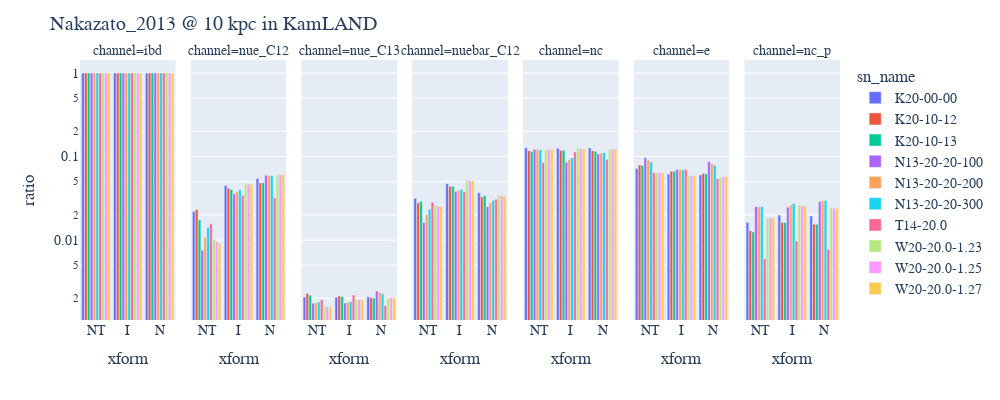

The notebook cell this image was saved under:
### Code cell
bars = px.bar(events, x='xform', y='ratio', 
              color='sn_name', barmode='group',
              facet_col='channel', 
              category_orders={"mass": [13, 20, 30, 50],
                               "metal": [0.02, 0.004]},
              log_y=True)
bars.layout.bargroupgap = 0.2
bars.layout.font = dict(size=14, family="Times New Roman")
bars.layout.bargap = 0.1
bars.layout.bargroupgap = 0.05
bars.layout.width = 1000
bars.layout.height = 400
bars.layout.title = f'Nakazato_2013 @ 10 kpc in KamLAND'
bars

### Figure 1 — Plotly figure (JSON) as saved in the notebook; plotly's stock layout.template omitted (floating-point values rounded to 4 significant figures)
{"data": [{"alignmentgroup": "True", "hovertemplate": "sn_name=K20-00-00<br>channel=ibd<br>xform=%{x}<br>ratio=%{y}<extra></extra>", "legendgroup": "K20-00-00", "marker": {"color": "#636efa", "pattern": {"shape": ""}}, "name": "K20-00-00", "offsetgroup": "K20-00-00", "orientation": "v", "showlegend": true, "textposition": "auto", "type": "bar", "x": ["NT", "I", "N"], "xaxis": "x", "y": [1, 1, 1], "yaxis": "y"}, {"alignmentgroup": "True", "hovertemplate": "sn_name=K20-00-00<br>channel=nue_C12<br>xform=%{x}<br>ratio=%{y}<extra></extra>", "legendgroup": "K20-00-00", "marker": {"color": "#636efa", "pattern": {"shape": ""}}, "name": "K20-00-00", "offsetgroup": "K20-00-00", "orientation": "v", "showlegend": false, "textposition": "auto", "type": "bar", "x": ["NT", "I", "N"], "xaxis": "x2", "y": [0.02198, 0.04492, 0.0546], "yaxis": "y2"}, {"alignmentgroup": "True", "hovertemplate": "sn_name=K20-00-00<br>channel=nue_C13<br>xform=%{x}<br>ratio=%{y}<extra></extra>", "legendgroup": "K20-00-00", "marker": {"color": "#636efa", "pattern": {"shape": ""}}, "name": "K20-00-00", "offsetgroup": "K20-00-00", "orientation": "v", "showlegend": false, "textposition": "auto", "type": "bar", "x": ["NT", "I", "N"], "xaxis": "x3", "y": [0.002082, 0.002064, 0.002091], "yaxis": "y3"}, {"alignmentgroup": "True", "hovertemplate": "sn_name=K20-00-00<br>channel=nuebar_C12<br>xform=%{x}<br>ratio=%{y}<extra></extra>", "legendgroup": "K20-00-00", "marker": {"color": "#636efa", "pattern": {"shape": ""}}, "name": "K20-00-00", "offsetgroup": "K20-00-00", "orientation": "v", "showlegend": false, "textposition": "auto", "type": "bar", "x": ["NT", "I", "N"], "xaxis": "x4", "y": [0.03162, 0.04728, 0.03679], "yaxis": "y4"}, {"alignmentgroup": "True", "hovertemplate": "sn_name=K20-00-00<br>channel=nc<br>xform=%{x}<br>ratio=%{y}<extra></extra>", "legendgroup": "K20-00-00", "marker": {"color": "#636efa", "pattern": {"shape": ""}}, "name": "K20-00-00", "offsetgroup": "K20-00-00", "orientation": "v", "showlegend": false, "textposition": "auto", "type": "bar", "x": ["NT", "I", "N"], "xaxis": "x5", "y": [0.1274, 0.1254, 0.1267], "yaxis": "y5"}, {"alignmentgroup": "True", "hovertemplate": "sn_name=K20-00-00<br>channel=e<br>xform=%{x}<br>ratio=%{y}<extra></extra>", "legendgroup": "K20-00-00", "marker": {"color": "#636efa", "pattern": {"shape": ""}}, "name": "K20-00-00", "offsetgroup": "K20-00-00", "orientation": "v", "showlegend": false, "textposition": "auto", "type": "bar", "x": ["NT", "I", "N"], "xaxis": "x6", "y": [0.07181, 0.06177, 0.06018], "yaxis": "y6"}, {"alignmentgroup": "True", "hovertemplate": "sn_name=K20-00-00<br>channel=nc_p<br>xform=%{x}<br>ratio=%{y}<extra></extra>", "legendgroup": "K20-00-00", "marker": {"color": "#636efa", "pattern": {"shape": ""}}, "name": "K20-00-00", "offsetgroup": "K20-00-00", "orientation": "v", "showlegend": false, "textposition": "auto", "type": "bar", "x": ["NT", "I", "N"], "xaxis": "x7", "y": [0.0162, 0.01991, 0.01944], "yaxis": "y7"}, {"alignmentgroup": "True", "hovertemplate": "sn_name=K20-10-12<br>channel=ibd<br>xform=%{x}<br>ratio=%{y}<extra></extra>", "legendgroup": "K20-10-12", "marker": {"color": "#EF553B", "pattern": {"shape": ""}}, "name": "K20-10-12", "offsetgroup": "K20-10-12", "orientation": "v", "showlegend": true, "textposition": "auto", "type": "bar", "x": ["NT", "I", "N"], "xaxis": "x", "y": [1, 1, 1], "yaxis": "y"}, {"alignmentgroup": "True", "hovertemplate": "sn_name=K20-10-12<br>channel=nue_C12<br>xform=%{x}<br>ratio=%{y}<extra></extra>", "legendgroup": "K20-10-12", "marker": {"color": "#EF553B", "pattern": {"shape": ""}}, "name": "K20-10-12", "offsetgroup": "K20-10-12", "orientation": "v", "showlegend": false, "textposition": "auto", "type": "bar", "x": ["NT", "I", "N"], "xaxis": "x2", "y": [0.02326, 0.04166, 0.04839], "yaxis": "y2"}, {"alignmentgroup": "True", "hovertemplate": "sn_name=K20-10-12<br>channel=nue_C13<br>xform=%{x}<br>ratio=%{y}<extra></extra>", "legendgroup": "K20-10-12", "marker": {"color": "#EF553B", "pattern": {"shape": ""}}, "name": "K20-10-12", "offsetgroup": "K20-10-12", "orientation": "v", "showlegend": false, "textposition": "auto", "type": "bar", "x": ["NT", "I", "N"], "xaxis": "x3", "y": [0.002301, 0.002136, 0.002046], "yaxis": "y3"}, {"alignmentgroup": "True", "hovertemplate": "sn_name=K20-10-12<br>channel=nuebar_C12<br>xform=%{x}<br>ratio=%{y}<extra></extra>", "legendgroup": "K20-10-12", "marker": {"color": "#EF553B", "pattern": {"shape": ""}}, "name": "K20-10-12", "offsetgroup": "K20-10-12", "orientation": "v", "showlegend": false, "textposition": "auto", "type": "bar", "x": ["NT", "I", "N"], "xaxis": "x4", "y": [0.0278, 0.04365, 0.03294], "yaxis": "y4"}, {"alignmentgroup": "True", "hovertemplate": "sn_name=K20-10-12<br>channel=nc<br>xform=%{x}<br>ratio=%{y}<extra></extra>", "legendgroup": "K20-10-12", "marker": {"color": "#EF553B", "pattern": {"shape": ""}}, "name": "K20-10-12", "offsetgroup": "K20-10-12", "orientation": "v", "showlegend": false, "textposition": "auto", "type": "bar", "x": ["NT", "I", "N"], "xaxis": "x5", "y": [0.1173, 0.1186, 0.1177], "yaxis": "y5"}, {"alignmentgroup": "True", "hovertemplate": "sn_name=K20-10-12<br>channel=e<br>xform=%{x}<br>ratio=%{y}<extra></extra>", "legendgroup": "K20-10-12", "marker": {"color": "#EF553B", "pattern": {"shape": ""}}, "name": "K20-10-12", "offsetgroup": "K20-10-12", "orientation": "v", "showlegend": false, "textposition": "auto", "type": "bar", "x": ["NT", "I", "N"], "xaxis": "x6", "y": [0.07912, 0.0667, 0.06276], "yaxis": "y6"}, {"alignmentgroup": "True", "hovertemplate": "sn_name=K20-10-12<br>channel=nc_p<br>xform=%{x}<br>ratio=%{y}<extra></extra>", "legendgroup": "K20-10-12", "marker": {"color": "#EF553B", "pattern": {"shape": ""}}, "name": "K20-10-12", "offsetgroup": "K20-10-12", "orientation": "v", "showlegend": false, "textposition": "auto", "type": "bar", "x": ["NT", "I", "N"], "xaxis": "x7", "y": [0.01295, 0.01625, 0.01546], "yaxis": "y7"}, {"alignmentgroup": "True", "hovertemplate": "sn_name=K20-10-13<br>channel=ibd<br>xform=%{x}<br>ratio=%{y}<extra></extra>", "legendgroup": "K20-10-13", "marker": {"color": "#00cc96", "pattern": {"shape": ""}}, "name": "K20-10-13", "offsetgroup": "K20-10-13", "orientation": "v", "showlegend": true, "textposition": "auto", "type": "bar", "x": ["NT", "I", "N"], "xaxis": "x", "y": [1, 1, 1], "yaxis": "y"}, {"alignmentgroup": "True", "hovertemplate": "sn_name=K20-10-13<br>channel=nue_C12<br>xform=%{x}<br>ratio=%{y}<extra></extra>", "legendgroup": "K20-10-13", "marker": {"color": "#00cc96", "pattern": {"shape": ""}}, "name": "K20-10-13", "offsetgroup": "K20-10-13", "orientation": "v", "showlegend": false, "textposition": "auto", "type": "bar", "x": ["NT", "I", "N"], "xaxis": "x2", "y": [0.01736, 0.04036, 0.0484], "yaxis": "y2"}, {"alignmentgroup": "True", "hovertemplate": "sn_name=K20-10-13<br>channel=nue_C13<br>xform=%{x}<br>ratio=%{y}<extra></extra>", "legendgroup": "K20-10-13", "marker": {"color": "#00cc96", "pattern": {"shape": ""}}, "name": "K20-10-13", "offsetgroup": "K20-10-13", "orientation": "v", "showlegend": false, "textposition": "auto", "type": "bar", "x": ["NT", "I", "N"], "xaxis": "x3", "y": [0.002191, 0.002112, 0.002027], "yaxis": "y3"}, {"alignmentgroup": "True", "hovertemplate": "sn_name=K20-10-13<br>channel=nuebar_C12<br>xform=%{x}<br>ratio=%{y}<extra></extra>", "legendgroup": "K20-10-13", "marker": {"color": "#00cc96", "pattern": {"shape": ""}}, "name": "K20-10-13", "offsetgroup": "K20-10-13", "orientation": "v", "showlegend": false, "textposition": "auto", "type": "bar", "x": ["NT", "I", "N"], "xaxis": "x4", "y": [0.02921, 0.04406, 0.03398], "yaxis": "y4"}, {"alignmentgroup": "True", "hovertemplate": "sn_name=K20-10-13<br>channel=nc<br>xform=%{x}<br>ratio=%{y}<extra></extra>", "legendgroup": "K20-10-13", "marker": {"color": "#00cc96", "pattern": {"shape": ""}}, "name": "K20-10-13", "offsetgroup": "K20-10-13", "orientation": "v", "showlegend": false, "textposition": "auto", "type": "bar", "x": ["NT", "I", "N"], "xaxis": "x5", "y": [0.1151, 0.1179, 0.116], "yaxis": "y5"}, {"alignmentgroup": "True", "hovertemplate": "sn_name=K20-10-13<br>channel=e<br>xform=%{x}<br>ratio=%{y}<extra></extra>", "legendgroup": "K20-10-13", "marker": {"color": "#00cc96", "pattern": {"shape": ""}}, "name": "K20-10-13", "offsetgroup": "K20-10-13", "orientation": "v", "showlegend": false, "textposition": "auto", "type": "bar", "x": ["NT", "I", "N"], "xaxis": "x6", "y": [0.07815, 0.0666, 0.06203], "yaxis": "y6"}, {"alignmentgroup": "True", "hovertemplate": "sn_name=K20-10-13<br>channel=nc_p<br>xform=%{x}<br>ratio=%{y}<extra></extra>", "legendgroup": "K20-10-13", "marker": {"color": "#00cc96", "pattern": {"shape": ""}}, "name": "K20-10-13", "offsetgroup": "K20-10-13", "orientation": "v", "showlegend": false, "textposition": "auto", "type": "bar", "x": ["NT", "I", "N"], "xaxis": "x7", "y": [0.01252, 0.01624, 0.01549], "yaxis": "y7"}, {"alignmentgroup": "True", "hovertemplate": "sn_name=N13-20-20-100<br>channel=ibd<br>xform=%{x}<br>ratio=%{y}<extra></extra>", "legendgroup": "N13-20-20-100", "marker": {"color": "#ab63fa", "pattern": {"shape": ""}}, "name": "N13-20-20-100", "offsetgroup": "N13-20-20-100", "orientation": "v", "showlegend": true, "textposition": "auto", "type": "bar", "x": ["NT", "I", "N"], "xaxis": "x", "y": [1, 1, 1], "yaxis": "y"}, {"alignmentgroup": "True", "hovertemplate": "sn_name=N13-20-20-100<br>channel=nue_C12<br>xform=%{x}<br>ratio=%{y}<extra></extra>", "legendgroup": "N13-20-20-100", "marker": {"color": "#ab63fa", "pattern": {"shape": ""}}, "name": "N13-20-20-100", "offsetgroup": "N13-20-20-100", "orientation": "v", "showlegend": false, "textposition": "auto", "type": "bar", "x": ["NT", "I", "N"], "xaxis": "x2", "y": [0.007547, 0.03574, 0.05958], "yaxis": "y2"}, {"alignmentgroup": "True", "hovertemplate": "sn_name=N13-20-20-100<br>channel=nue_C13<br>xform=%{x}<br>ratio=%{y}<extra></extra>", "legendgroup": "N13-20-20-100", "marker": {"color": "#ab63fa", "pattern": {"shape": ""}}, "name": "N13-20-20-100", "offsetgroup": "N13-20-20-100", "orientation": "v", "showlegend": false, "textposition": "auto", "type": "bar", "x": ["NT", "I", "N"], "xaxis": "x3", "y": [0.001756, 0.001763, 0.002464], "yaxis": "y3"}, {"alignmentgroup": "True", "hovertemplate": "sn_name=N13-20-20-100<br>channel=nuebar_C12<br>xform=%{x}<br>ratio=%{y}<extra></extra>", "legendgroup": "N13-20-20-100", "marker": {"color": "#ab63fa", "pattern": {"shape": ""}}, "name": "N13-20-20-100", "offsetgroup": "N13-20-20-100", "orientation": "v", "showlegend": false, "textposition": "auto", "type": "bar", "x": ["NT", "I", "N"], "xaxis": "x4", "y": [0.01618, 0.03807, 0.02512], "yaxis": "y4"}, {"alignmentgroup": "True", "hovertemplate": "sn_name=N13-20-20-100<br>channel=nc<br>xform=%{x}<br>ratio=%{y}<extra></extra>", "legendgroup": "N13-20-20-100", "marker": {"color": "#ab63fa", "pattern": {"shape": ""}}, "name": "N13-20-20-100", "offsetgroup": "N13-20-20-100", "orientation": "v", "showlegend": false, "textposition": "auto", "type": "bar", "x": ["NT", "I", "N"], "xaxis": "x5", "y": [0.1219, 0.08563, 0.1071], "yaxis": "y5"}, {"alignmentgroup": "True", "hovertemplate": "sn_name=N13-20-20-100<br>channel=e<br>xform=%{x}<br>ratio=%{y}<extra></extra>", "legendgroup": "N13-20-20-100", "marker": {"color": "#ab63fa", "pattern": {"shape": ""}}, "name": "N13-20-20-100", "offsetgroup": "N13-20-20-100", "orientation": "v", "showlegend": false, "textposition": "auto", "type": "bar", "x": ["NT", "I", "N"], "xaxis": "x6", "y": [0.09674, 0.06992, 0.08637], "yaxis": "y6"}, {"alignmentgroup": "True", "hovertemplate": "sn_name=N13-20-20-100<br>channel=nc_p<br>xform=%{x}<br>ratio=%{y}<extra></extra>", "legendgroup": "N13-20-20-100", "marker": {"color": "#ab63fa", "pattern": {"shape": ""}}, "name": "N13-20-20-100", "offsetgroup": "N13-20-20-100", "orientation": "v", "showlegend": false, "textposition": "auto", "type": "bar", "x": ["NT", "I", "N"], "xaxis": "x7", "y": [0.02514, 0.02478, 0.02901], "yaxis": "y7"}, {"alignmentgroup": "True", "hovertemplate": "sn_name=N13-20-20-200<br>channel=ibd<br>xform=%{x}<br>ratio=%{y}<extra></extra>", "legendgroup": "N13-20-20-200", "marker": {"color": "#FFA15A", "pattern": {"shape": ""}}, "name": "N13-20-20-200", "offsetgroup": "N13-20-20-200", "orientation": "v", "showlegend": true, "textposition": "auto", "type": "bar", "x": ["NT", "I", "N"], "xaxis": "x", "y": [1, 1, 1], "yaxis": "y"}, {"alignmentgroup": "True", "hovertemplate": "sn_name=N13-20-20-200<br>channel=nue_C12<br>xform=%{x}<br>ratio=%{y}<extra></extra>", "legendgroup": "N13-20-20-200", "marker": {"color": "#FFA15A", "pattern": {"shape": ""}}, "name": "N13-20-20-200", "offsetgroup": "N13-20-20-200", "orientation": "v", "showlegend": false, "textposition": "auto", "type": "bar", "x": ["NT", "I", "N"], "xaxis": "x2", "y": [0.0107, 0.03801, 0.0595], "yaxis": "y2"}, {"alignmentgroup": "True", "hovertemplate": "sn_name=N13-20-20-200<br>channel=nue_C13<br>xform=%{x}<br>ratio=%{y}<extra></extra>", "legendgroup": "N13-20-20-200", "marker": {"color": "#FFA15A", "pattern": {"shape": ""}}, "name": "N13-20-20-200", "offsetgroup": "N13-20-20-200", "orientation": "v", "showlegend": false, "textposition": "auto", "type": "bar", "x": ["NT", "I", "N"], "xaxis": "x3", "y": [0.00178, 0.001799, 0.002366], "yaxis": "y3"}, {"alignmentgroup": "True", "hovertemplate": "sn_name=N13-20-20-200<br>channel=nuebar_C12<br>xform=%{x}<br>ratio=%{y}<extra></extra>", "legendgroup": "N13-20-20-200", "marker": {"color": "#FFA15A", "pattern": {"shape": ""}}, "name": "N13-20-20-200", "offsetgroup": "N13-20-20-200", "orientation": "v", "showlegend": false, "textposition": "auto", "type": "bar", "x": ["NT", "I", "N"], "xaxis": "x4", "y": [0.02017, 0.03957, 0.02775], "yaxis": "y4"}, {"alignmentgroup": "True", "hovertemplate": "sn_name=N13-20-20-200<br>channel=nc<br>xform=%{x}<br>ratio=%{y}<extra></extra>", "legendgroup": "N13-20-20-200", "marker": {"color": "#FFA15A", "pattern": {"shape": ""}}, "name": "N13-20-20-200", "offsetgroup": "N13-20-20-200", "orientation": "v", "showlegend": false, "textposition": "auto", "type": "bar", "x": ["NT", "I", "N"], "xaxis": "x5", "y": [0.1214, 0.09172, 0.1098], "yaxis": "y5"}, {"alignmentgroup": "True", "hovertemplate": "sn_name=N13-20-20-200<br>channel=e<br>xform=%{x}<br>ratio=%{y}<extra></extra>", "legendgroup": "N13-20-20-200", "marker": {"color": "#FFA15A", "pattern": {"shape": ""}}, "name": "N13-20-20-200", "offsetgroup": "N13-20-20-200", "orientation": "v", "showlegend": false, "textposition": "auto", "type": "bar", "x": ["NT", "I", "N"], "xaxis": "x6", "y": [0.09028, 0.06942, 0.08209], "yaxis": "y6"}, {"alignmentgroup": "True", "hovertemplate": "sn_name=N13-20-20-200<br>channel=nc_p<br>xform=%{x}<br>ratio=%{y}<extra></extra>", "legendgroup": "N13-20-20-200", "marker": {"color": "#FFA15A", "pattern": {"shape": ""}}, "name": "N13-20-20-200", "offsetgroup": "N13-20-20-200", "orientation": "v", "showlegend": false, "textposition": "auto", "type": "bar", "x": ["NT", "I", "N"], "xaxis": "x7", "y": [0.0251, 0.02624, 0.02953], "yaxis": "y7"}, {"alignmentgroup": "True", "hovertemplate": "sn_name=N13-20-20-300<br>channel=ibd<br>xform=%{x}<br>ratio=%{y}<extra></extra>", "legendgroup": "N13-20-20-300", "marker": {"color": "#19d3f3", "pattern": {"shape": ""}}, "name": "N13-20-20-300", "offsetgroup": "N13-20-20-300", "orientation": "v", "showlegend": true, "textposition": "auto", "type": "bar", "x": ["NT", "I", "N"], "xaxis": "x", "y": [1, 1, 1], "yaxis": "y"}, {"alignmentgroup": "True", "hovertemplate": "sn_name=N13-20-20-300<br>channel=nue_C12<br>xform=%{x}<br>ratio=%{y}<extra></extra>", "legendgroup": "N13-20-20-300", "marker": {"color": "#19d3f3", "pattern": {"shape": ""}}, "name": "N13-20-20-300", "offsetgroup": "N13-20-20-300", "orientation": "v", "showlegend": false, "textposition": "auto", "type": "bar", "x": ["NT", "I", "N"], "xaxis": "x2", "y": [0.01416, 0.03991, 0.05879], "yaxis": "y2"}, {"alignmentgroup": "True", "hovertemplate": "sn_name=N13-20-20-300<br>channel=nue_C13<br>xform=%{x}<br>ratio=%{y}<extra></extra>", "legendgroup": "N13-20-20-300", "marker": {"color": "#19d3f3", "pattern": {"shape": ""}}, "name": "N13-20-20-300", "offsetgroup": "N13-20-20-300", "orientation": "v", "showlegend": false, "textposition": "auto", "type": "bar", "x": ["NT", "I", "N"], "xaxis": "x3", "y": [0.001809, 0.001833, 0.002281], "yaxis": "y3"}, {"alignmentgroup": "True", "hovertemplate": "sn_name=N13-20-20-300<br>channel=nuebar_C12<br>xform=%{x}<br>ratio=%{y}<extra></extra>", "legendgroup": "N13-20-20-300", "marker": {"color": "#19d3f3", "pattern": {"shape": ""}}, "name": "N13-20-20-300", "offsetgroup": "N13-20-20-300", "orientation": "v", "showlegend": false, "textposition": "auto", "type": "bar", "x": ["NT", "I", "N"], "xaxis": "x4", "y": [0.02343, 0.04055, 0.02987], "yaxis": "y4"}, {"alignmentgroup": "True", "hovertemplate": "sn_name=N13-20-20-300<br>channel=nc<br>xform=%{x}<br>ratio=%{y}<extra></extra>", "legendgroup": "N13-20-20-300", "marker": {"color": "#19d3f3", "pattern": {"shape": ""}}, "name": "N13-20-20-300", "offsetgroup": "N13-20-20-300", "orientation": "v", "showlegend": false, "textposition": "auto", "type": "bar", "x": ["NT", "I", "N"], "xaxis": "x5", "y": [0.1202, 0.09675, 0.1114], "yaxis": "y5"}, {"alignmentgroup": "True", "hovertemplate": "sn_name=N13-20-20-300<br>channel=e<br>xform=%{x}<br>ratio=%{y}<extra></extra>", "legendgroup": "N13-20-20-300", "marker": {"color": "#19d3f3", "pattern": {"shape": ""}}, "name": "N13-20-20-300", "offsetgroup": "N13-20-20-300", "orientation": "v", "showlegend": false, "textposition": "auto", "type": "bar", "x": ["NT", "I", "N"], "xaxis": "x6", "y": [0.08584, 0.06938, 0.07886], "yaxis": "y6"}, {"alignmentgroup": "True", "hovertemplate": "sn_name=N13-20-20-300<br>channel=nc_p<br>xform=%{x}<br>ratio=%{y}<extra></extra>", "legendgroup": "N13-20-20-300", "marker": {"color": "#19d3f3", "pattern": {"shape": ""}}, "name": "N13-20-20-300", "offsetgroup": "N13-20-20-300", "orientation": "v", "showlegend": false, "textposition": "auto", "type": "bar", "x": ["NT", "I", "N"], "xaxis": "x7", "y": [0.02518, 0.02744, 0.02985], "yaxis": "y7"}, {"alignmentgroup": "True", "hovertemplate": "sn_name=T14-20.0<br>channel=ibd<br>xform=%{x}<br>ratio=%{y}<extra></extra>", "legendgroup": "T14-20.0", "marker": {"color": "#FF6692", "pattern": {"shape": ""}}, "name": "T14-20.0", "offsetgroup": "T14-20.0", "orientation": "v", "showlegend": true, "textposition": "auto", "type": "bar", "x": ["NT", "I", "N"], "xaxis": "x", "y": [1, 1, 1], "yaxis": "y"}, {"alignmentgroup": "True", "hovertemplate": "sn_name=T14-20.0<br>channel=nue_C12<br>xform=%{x}<br>ratio=%{y}<extra></extra>", "legendgroup": "T14-20.0", "marker": {"color": "#FF6692", "pattern": {"shape": ""}}, "name": "T14-20.0", "offsetgroup": "T14-20.0", "orientation": "v", "showlegend": false, "textposition": "auto", "type": "bar", "x": ["NT", "I", "N"], "xaxis": "x2", "y": [0.01565, 0.03442, 0.0321], "yaxis": "y2"}, {"alignmentgroup": "True", "hovertemplate": "sn_name=T14-20.0<br>channel=nue_C13<br>xform=%{x}<br>ratio=%{y}<extra></extra>", "legendgroup": "T14-20.0", "marker": {"color": "#FF6692", "pattern": {"shape": ""}}, "name": "T14-20.0", "offsetgroup": "T14-20.0", "orientation": "v", "showlegend": false, "textposition": "auto", "type": "bar", "x": ["NT", "I", "N"], "xaxis": "x3", "y": [0.001926, 0.002195, 0.00165], "yaxis": "y3"}, {"alignmentgroup": "True", "hovertemplate": "sn_name=T14-20.0<br>channel=nuebar_C12<br>xform=%{x}<br>ratio=%{y}<extra></extra>", "legendgroup": "T14-20.0", "marker": {"color": "#FF6692", "pattern": {"shape": ""}}, "name": "T14-20.0", "offsetgroup": "T14-20.0", "orientation": "v", "showlegend": false, "textposition": "auto", "type": "bar", "x": ["NT", "I", "N"], "xaxis": "x4", "y": [0.02839, 0.03792, 0.03091], "yaxis": "y4"}, {"alignmentgroup": "True", "hovertemplate": "sn_name=T14-20.0<br>channel=nc<br>xform=%{x}<br>ratio=%{y}<extra></extra>", "legendgroup": "T14-20.0", "marker": {"color": "#FF6692", "pattern": {"shape": ""}}, "name": "T14-20.0", "offsetgroup": "T14-20.0", "orientation": "v", "showlegend": false, "textposition": "auto", "type": "bar", "x": ["NT", "I", "N"], "xaxis": "x5", "y": [0.08414, 0.1135, 0.0919], "yaxis": "y5"}, {"alignmentgroup": "True", "hovertemplate": "sn_name=T14-20.0<br>channel=e<br>xform=%{x}<br>ratio=%{y}<extra></extra>", "legendgroup": "T14-20.0", "marker": {"color": "#FF6692", "pattern": {"shape": ""}}, "name": "T14-20.0", "offsetgroup": "T14-20.0", "orientation": "v", "showlegend": false, "textposition": "auto", "type": "bar", "x": ["NT", "I", "N"], "xaxis": "x6", "y": [0.06402, 0.06974, 0.05425], "yaxis": "y6"}, {"alignmentgroup": "True", "hovertemplate": "sn_name=T14-20.0<br>channel=nc_p<br>xform=%{x}<br>ratio=%{y}<extra></extra>", "legendgroup": "T14-20.0", "marker": {"color": "#FF6692", "pattern": {"shape": ""}}, "name": "T14-20.0", "offsetgroup": "T14-20.0", "orientation": "v", "showlegend": false, "textposition": "auto", "type": "bar", "x": ["NT", "I", "N"], "xaxis": "x7", "y": [0.005981, 0.009766, 0.00776], "yaxis": "y7"}, {"alignmentgroup": "True", "hovertemplate": "sn_name=W20-20.0-1.23<br>channel=ibd<br>xform=%{x}<br>ratio=%{y}<extra></extra>", "legendgroup": "W20-20.0-1.23", "marker": {"color": "#B6E880", "pattern": {"shape": ""}}, "name": "W20-20.0-1.23", "offsetgroup": "W20-20.0-1.23", "orientation": "v", "showlegend": true, "textposition": "auto", "type": "bar", "x": ["NT", "I", "N"], "xaxis": "x", "y": [1, 1, 1], "yaxis": "y"}, {"alignmentgroup": "True", "hovertemplate": "sn_name=W20-20.0-1.23<br>channel=nue_C12<br>xform=%{x}<br>ratio=%{y}<extra></extra>", "legendgroup": "W20-20.0-1.23", "marker": {"color": "#B6E880", "pattern": {"shape": ""}}, "name": "W20-20.0-1.23", "offsetgroup": "W20-20.0-1.23", "orientation": "v", "showlegend": false, "textposition": "auto", "type": "bar", "x": ["NT", "I", "N"], "xaxis": "x2", "y": [0.01016, 0.04748, 0.06015], "yaxis": "y2"}, {"alignmentgroup": "True", "hovertemplate": "sn_name=W20-20.0-1.23<br>channel=nue_C13<br>xform=%{x}<br>ratio=%{y}<extra></extra>", "legendgroup": "W20-20.0-1.23", "marker": {"color": "#B6E880", "pattern": {"shape": ""}}, "name": "W20-20.0-1.23", "offsetgroup": "W20-20.0-1.23", "orientation": "v", "showlegend": false, "textposition": "auto", "type": "bar", "x": ["NT", "I", "N"], "xaxis": "x3", "y": [0.001589, 0.001951, 0.002007], "yaxis": "y3"}, {"alignmentgroup": "True", "hovertemplate": "sn_name=W20-20.0-1.23<br>channel=nuebar_C12<br>xform=%{x}<br>ratio=%{y}<extra></extra>", "legendgroup": "W20-20.0-1.23", "marker": {"color": "#B6E880", "pattern": {"shape": ""}}, "name": "W20-20.0-1.23", "offsetgroup": "W20-20.0-1.23", "orientation": "v", "showlegend": false, "textposition": "auto", "type": "bar", "x": ["NT", "I", "N"], "xaxis": "x4", "y": [0.02626, 0.05178, 0.03436], "yaxis": "y4"}, {"alignmentgroup": "True", "hovertemplate": "sn_name=W20-20.0-1.23<br>channel=nc<br>xform=%{x}<br>ratio=%{y}<extra></extra>", "legendgroup": "W20-20.0-1.23", "marker": {"color": "#B6E880", "pattern": {"shape": ""}}, "name": "W20-20.0-1.23", "offsetgroup": "W20-20.0-1.23", "orientation": "v", "showlegend": false, "textposition": "auto", "type": "bar", "x": ["NT", "I", "N"], "xaxis": "x5", "y": [0.1207, 0.1259, 0.1223], "yaxis": "y5"}, {"alignmentgroup": "True", "hovertemplate": "sn_name=W20-20.0-1.23<br>channel=e<br>xform=%{x}<br>ratio=%{y}<extra></extra>", "legendgroup": "W20-20.0-1.23", "marker": {"color": "#B6E880", "pattern": {"shape": ""}}, "name": "W20-20.0-1.23", "offsetgroup": "W20-20.0-1.23", "orientation": "v", "showlegend": false, "textposition": "auto", "type": "bar", "x": ["NT", "I", "N"], "xaxis": "x6", "y": [0.06326, 0.05907, 0.05662], "yaxis": "y6"}, {"alignmentgroup": "True", "hovertemplate": "sn_name=W20-20.0-1.23<br>channel=nc_p<br>xform=%{x}<br>ratio=%{y}<extra></extra>", "legendgroup": "W20-20.0-1.23", "marker": {"color": "#B6E880", "pattern": {"shape": ""}}, "name": "W20-20.0-1.23", "offsetgroup": "W20-20.0-1.23", "orientation": "v", "showlegend": false, "textposition": "auto", "type": "bar", "x": ["NT", "I", "N"], "xaxis": "x7", "y": [0.01843, 0.02632, 0.02417], "yaxis": "y7"}, {"alignmentgroup": "True", "hovertemplate": "sn_name=W20-20.0-1.25<br>channel=ibd<br>xform=%{x}<br>ratio=%{y}<extra></extra>", "legendgroup": "W20-20.0-1.25", "marker": {"color": "#FF97FF", "pattern": {"shape": ""}}, "name": "W20-20.0-1.25", "offsetgroup": "W20-20.0-1.25", "orientation": "v", "showlegend": true, "textposition": "auto", "type": "bar", "x": ["NT", "I", "N"], "xaxis": "x", "y": [1, 1, 1], "yaxis": "y"}, {"alignmentgroup": "True", "hovertemplate": "sn_name=W20-20.0-1.25<br>channel=nue_C12<br>xform=%{x}<br>ratio=%{y}<extra></extra>", "legendgroup": "W20-20.0-1.25", "marker": {"color": "#FF97FF", "pattern": {"shape": ""}}, "name": "W20-20.0-1.25", "offsetgroup": "W20-20.0-1.25", "orientation": "v", "showlegend": false, "textposition": "auto", "type": "bar", "x": ["NT", "I", "N"], "xaxis": "x2", "y": [0.009564, 0.04691, 0.0606], "yaxis": "y2"}, {"alignmentgroup": "True", "hovertemplate": "sn_name=W20-20.0-1.25<br>channel=nue_C13<br>xform=%{x}<br>ratio=%{y}<extra></extra>", "legendgroup": "W20-20.0-1.25", "marker": {"color": "#FF97FF", "pattern": {"shape": ""}}, "name": "W20-20.0-1.25", "offsetgroup": "W20-20.0-1.25", "orientation": "v", "showlegend": false, "textposition": "auto", "type": "bar", "x": ["NT", "I", "N"], "xaxis": "x3", "y": [0.001584, 0.001939, 0.002037], "yaxis": "y3"}, {"alignmentgroup": "True", "hovertemplate": "sn_name=W20-20.0-1.25<br>channel=nuebar_C12<br>xform=%{x}<br>ratio=%{y}<extra></extra>", "legendgroup": "W20-20.0-1.25", "marker": {"color": "#FF97FF", "pattern": {"shape": ""}}, "name": "W20-20.0-1.25", "offsetgroup": "W20-20.0-1.25", "orientation": "v", "showlegend": false, "textposition": "auto", "type": "bar", "x": ["NT", "I", "N"], "xaxis": "x4", "y": [0.02564, 0.05149, 0.03397], "yaxis": "y4"}, {"alignmentgroup": "True", "hovertemplate": "sn_name=W20-20.0-1.25<br>channel=nc<br>xform=%{x}<br>ratio=%{y}<extra></extra>", "legendgroup": "W20-20.0-1.25", "marker": {"color": "#FF97FF", "pattern": {"shape": ""}}, "name": "W20-20.0-1.25", "offsetgroup": "W20-20.0-1.25", "orientation": "v", "showlegend": false, "textposition": "auto", "type": "bar", "x": ["NT", "I", "N"], "xaxis": "x5", "y": [0.1219, 0.1244, 0.1227], "yaxis": "y5"}, {"alignmentgroup": "True", "hovertemplate": "sn_name=W20-20.0-1.25<br>channel=e<br>xform=%{x}<br>ratio=%{y}<extra></extra>", "legendgroup": "W20-20.0-1.25", "marker": {"color": "#FF97FF", "pattern": {"shape": ""}}, "name": "W20-20.0-1.25", "offsetgroup": "W20-20.0-1.25", "orientation": "v", "showlegend": false, "textposition": "auto", "type": "bar", "x": ["NT", "I", "N"], "xaxis": "x6", "y": [0.06418, 0.05895, 0.05736], "yaxis": "y6"}, {"alignmentgroup": "True", "hovertemplate": "sn_name=W20-20.0-1.25<br>channel=nc_p<br>xform=%{x}<br>ratio=%{y}<extra></extra>", "legendgroup": "W20-20.0-1.25", "marker": {"color": "#FF97FF", "pattern": {"shape": ""}}, "name": "W20-20.0-1.25", "offsetgroup": "W20-20.0-1.25", "orientation": "v", "showlegend": false, "textposition": "auto", "type": "bar", "x": ["NT", "I", "N"], "xaxis": "x7", "y": [0.01846, 0.02587, 0.02409], "yaxis": "y7"}, {"alignmentgroup": "True", "hovertemplate": "sn_name=W20-20.0-1.27<br>channel=ibd<br>xform=%{x}<br>ratio=%{y}<extra></extra>", "legendgroup": "W20-20.0-1.27", "marker": {"color": "#FECB52", "pattern": {"shape": ""}}, "name": "W20-20.0-1.27", "offsetgroup": "W20-20.0-1.27", "orientation": "v", "showlegend": true, "textposition": "auto", "type": "bar", "x": ["NT", "I", "N"], "xaxis": "x", "y": [1, 1, 1], "yaxis": "y"}, {"alignmentgroup": "True", "hovertemplate": "sn_name=W20-20.0-1.27<br>channel=nue_C12<br>xform=%{x}<br>ratio=%{y}<extra></extra>", "legendgroup": "W20-20.0-1.27", "marker": {"color": "#FECB52", "pattern": {"shape": ""}}, "name": "W20-20.0-1.27", "offsetgroup": "W20-20.0-1.27", "orientation": "v", "showlegend": false, "textposition": "auto", "type": "bar", "x": ["NT", "I", "N"], "xaxis": "x2", "y": [0.00918, 0.04653, 0.06085], "yaxis": "y2"}, {"alignmentgroup": "True", "hovertemplate": "sn_name=W20-20.0-1.27<br>channel=nue_C13<br>xform=%{x}<br>ratio=%{y}<extra></extra>", "legendgroup": "W20-20.0-1.27", "marker": {"color": "#FECB52", "pattern": {"shape": ""}}, "name": "W20-20.0-1.27", "offsetgroup": "W20-20.0-1.27", "orientation": "v", "showlegend": false, "textposition": "auto", "type": "bar", "x": ["NT", "I", "N"], "xaxis": "x3", "y": [0.001581, 0.001932, 0.002056], "yaxis": "y3"}, {"alignmentgroup": "True", "hovertemplate": "sn_name=W20-20.0-1.27<br>channel=nuebar_C12<br>xform=%{x}<br>ratio=%{y}<extra></extra>", "legendgroup": "W20-20.0-1.27", "marker": {"color": "#FECB52", "pattern": {"shape": ""}}, "name": "W20-20.0-1.27", "offsetgroup": "W20-20.0-1.27", "orientation": "v", "showlegend": false, "textposition": "auto", "type": "bar", "x": ["NT", "I", "N"], "xaxis": "x4", "y": [0.02525, 0.05129, 0.03371], "yaxis": "y4"}, {"alignmentgroup": "True", "hovertemplate": "sn_name=W20-20.0-1.27<br>channel=nc<br>xform=%{x}<br>ratio=%{y}<extra></extra>", "legendgroup": "W20-20.0-1.27", "marker": {"color": "#FECB52", "pattern": {"shape": ""}}, "name": "W20-20.0-1.27", "offsetgroup": "W20-20.0-1.27", "orientation": "v", "showlegend": false, "textposition": "auto", "type": "bar", "x": ["NT", "I", "N"], "xaxis": "x5", "y": [0.1226, 0.1234, 0.1229], "yaxis": "y5"}, {"alignmentgroup": "True", "hovertemplate": "sn_name=W20-20.0-1.27<br>channel=e<br>xform=%{x}<br>ratio=%{y}<extra></extra>", "legendgroup": "W20-20.0-1.27", "marker": {"color": "#FECB52", "pattern": {"shape": ""}}, "name": "W20-20.0-1.27", "offsetgroup": "W20-20.0-1.27", "orientation": "v", "showlegend": false, "textposition": "auto", "type": "bar", "x": ["NT", "I", "N"], "xaxis": "x6", "y": [0.06479, 0.05889, 0.05784], "yaxis": "y6"}, {"alignmentgroup": "True", "hovertemplate": "sn_name=W20-20.0-1.27<br>channel=nc_p<br>xform=%{x}<br>ratio=%{y}<extra></extra>", "legendgroup": "W20-20.0-1.27", "marker": {"color": "#FECB52", "pattern": {"shape": ""}}, "name": "W20-20.0-1.27", "offsetgroup": "W20-20.0-1.27", "orientation": "v", "showlegend": false, "textposition": "auto", "type": "bar", "x": ["NT", "I", "N"], "xaxis": "x7", "y": [0.01846, 0.02556, 0.02402], "yaxis": "y7"}], "layout": {"annotations": [{"font": {}, "showarrow": false, "text": "channel=ibd", "x": 0.06286, "xanchor": "center", "xref": "paper", "y": 1, "yanchor": "bottom", "yref": "paper"}, {"font": {}, "showarrow": false, "text": "channel=nue_C12", "x": 0.2086, "xanchor": "center", "xref": "paper", "y": 1, "yanchor": "bottom", "yref": "paper"}, {"font": {}, "showarrow": false, "text": "channel=nue_C13", "x": 0.3543, "xanchor": "center", "xref": "paper", "y": 1, "yanchor": "bottom", "yref": "paper"}, {"font": {}, "showarrow": false, "text": "channel=nuebar_C12", "x": 0.5, "xanchor": "center", "xref": "paper", "y": 1, "yanchor": "bottom", "yref": "paper"}, {"font": {}, "showarrow": false, "text": "channel=nc", "x": 0.6457, "xanchor": "center", "xref": "paper", "y": 1, "yanchor": "bottom", "yref": "paper"}, {"font": {}, "showarrow": false, "text": "channel=e", "x": 0.7914, "xanchor": "center", "xref": "paper", "y": 1, "yanchor": "bottom", "yref": "paper"}, {"font": {}, "showarrow": false, "text": "channel=nc_p", "x": 0.9371, "xanchor": "center", "xref": "paper", "y": 1, "yanchor": "bottom", "yref": "paper"}], "bargap": 0.1, "bargroupgap": 0.05, "barmode": "group", "font": {"family": "Times New Roman", "size": 14}, "height": 400, "legend": {"title": {"text": "sn_name"}, "tracegroupgap": 0}, "margin": {"t": 60}, "title": {"text": "Nakazato_2013 @ 10 kpc in KamLAND"}, "width": 1000, "xaxis": {"anchor": "y", "domain": [0, 0.1257], "title": {"text": "xform"}}, "xaxis2": {"anchor": "y2", "domain": [0.1457, 0.2714], "matches": "x", "title": {"text": "xform"}}, "xaxis3": {"anchor": "y3", "domain": [0.2914, 0.4171], "matches": "x", "title": {"text": "xform"}}, "xaxis4": {"anchor": "y4", "domain": [0.4371, 0.5629], "matches": "x", "title": {"text": "xform"}}, "xaxis5": {"anchor": "y5", "domain": [0.5829, 0.7086], "matches": "x", "title": {"text": "xform"}}, "xaxis6": {"anchor": "y6", "domain": [0.7286, 0.8543], "matches": "x", "title": {"text": "xform"}}, "xaxis7": {"anchor": "y7", "domain": [0.8743, 1.0], "matches": "x", "title": {"text": "xform"}}, "yaxis": {"anchor": "x", "domain": [0, 1], "title": {"text": "ratio"}, "type": "log"}, "yaxis2": {"anchor": "x2", "domain": [0, 1], "matches": "y", "showticklabels": false, "type": "log"}, "yaxis3": {"anchor": "x3", "domain": [0, 1], "matches": "y", "showticklabels": false, "type": "log"}, "yaxis4": {"anchor": "x4", "domain": [0, 1], "matches": "y", "showticklabels": false, "type": "log"}, "yaxis5": {"anchor": "x5", "domain": [0, 1], "matches": "y", "showticklabels": false, "type": "log"}, "yaxis6": {"anchor": "x6", "domain": [0, 1], "matches": "y", "showticklabels": false, "type": "log"}, "yaxis7": {"anchor": "x7", "domain": [0, 1], "matches": "y", "showticklabels": false, "type": "log"}}}
